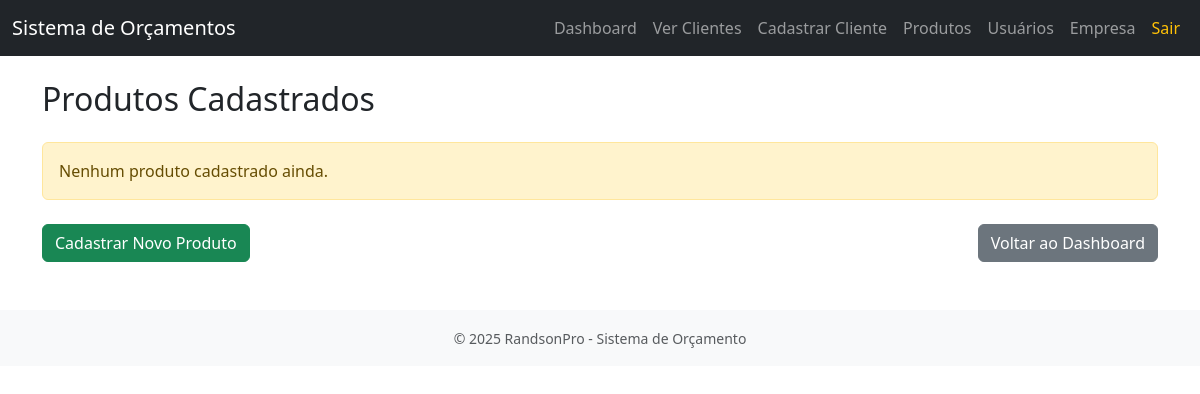
The page /produtos (signed in) on the database as committed earlier.
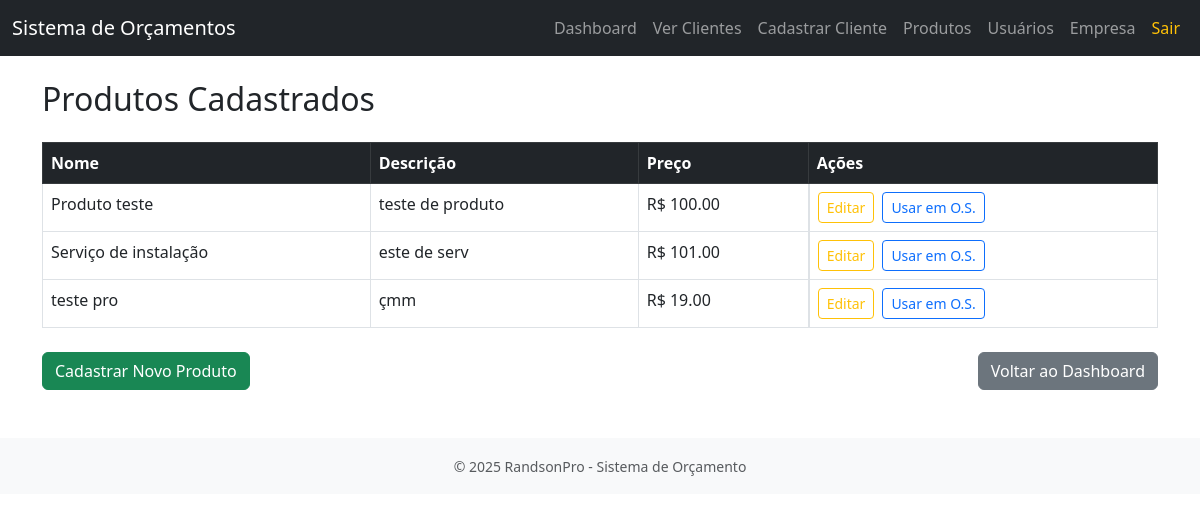
The same page on the database as committed later.
### models.py (models this page shows)
class Produto(db.Model):
    __tablename__ = 'produtos'
    id = db.Column(db.Integer, primary_key=True)
    nome = db.Column(db.String(100), nullable=False)
    descricao = db.Column(db.String(200))
    preco = db.Column(db.Float, nullable=False)
    itens_os = db.relationship('ItemOS', backref='produto', lazy='dynamic')

### app.py (the view)
@app.route('/produtos')
@login_required
def listar_produtos():
    produtos = Produto.query.order_by(Produto.nome).all()
    return render_template('produtos.html', produtos=produtos)

### app.py (called while the page is built)
def login_required(f):
    @wraps(f)
    def decorated_function(*args, **kwargs):
        if 'usuario_id' not in session:
            flash("Você precisa estar logado para acessar esta página.", "warning")
            return redirect(url_for('login'))
        return f(*args, **kwargs)
    return decorated_function

@app.context_processor
def inject_datetime():
    return {'datetime': datetime}

### templates/produtos.html (shortened to what this page needs)
{% extends 'base.html' %}
{% block content %}
<h2 class="mb-4">Produtos Cadastrados</h2>
{% if produtos %}
  <table class="table table-hover table-bordered">
    <thead class="table-dark">
      <tr>
        <th>Nome</th>
        <th>Descrição</th>
        <th>Preço</th>
        <th>Ações</th>
      </tr>
    </thead>
    <tbody>
      {% for produto in produtos %}
      <tr>
        <td>{{ produto.nome }}</td>
        <td>{{ produto.descricao }}</td>
        <td>R$ {{ '%.2f'|format(produto.preco) }}</td>
        <td class="d-flex gap-2">
          <a href="{{ url_for('editar_produto', produto_id=produto.id) }}" class="btn btn-sm btn-outline-warning">
            Editar
          </a>
          <a href="{{ url_for('nova_os') }}" class="btn btn-sm btn-outline-primary">
            Usar em O.S.
          </a>
        </td>
      </tr>
      {% endfor %}
    </tbody>
  </table>
{% else %}
  <div class="alert alert-warning">Nenhum produto cadastrado ainda.</div>
{% endif %}
<div class="mt-4 d-flex justify-content-between">
  <a href="{{ url_for('cadastrar_produto') }}" class="btn btn-success">Cadastrar Novo Produto</a>
  <a href="{{ url_for('dashboard') }}" class="btn btn-secondary">Voltar ao Dashboard</a>
</div>
{% endblock %}

Rows that differ between the two databases and show on the page:
added Produto: nome "Produto teste", descricao "teste de produto", preco "100.00"
added Produto: nome "Serviço de instalação", descricao "este de serv", preco "101.00"
added Produto: nome "teste pro", descricao "çmm", preco "19.00"
Other text that changed with them:
text no longer shown: "Nenhum produto cadastrado ainda."
text now shown: "Nome Descrição Preço Ações"
